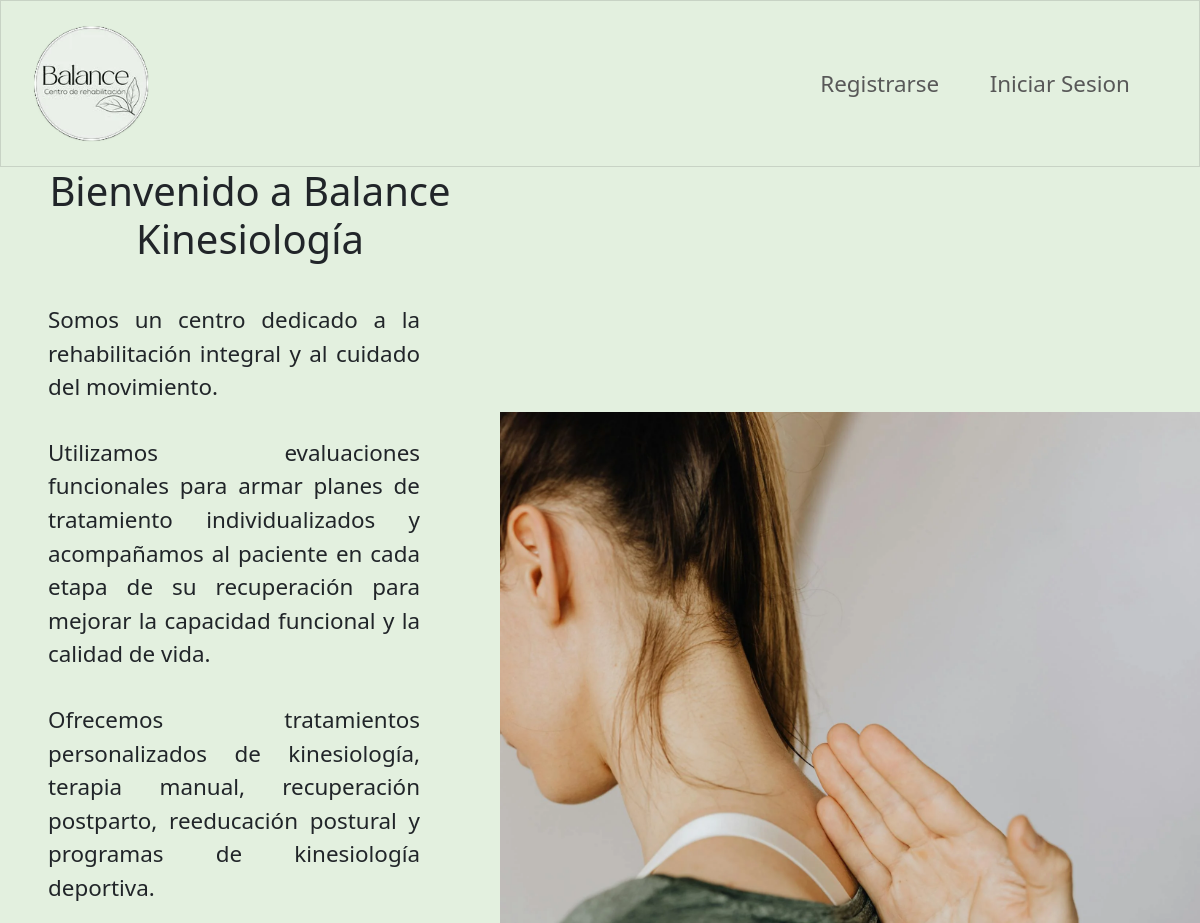
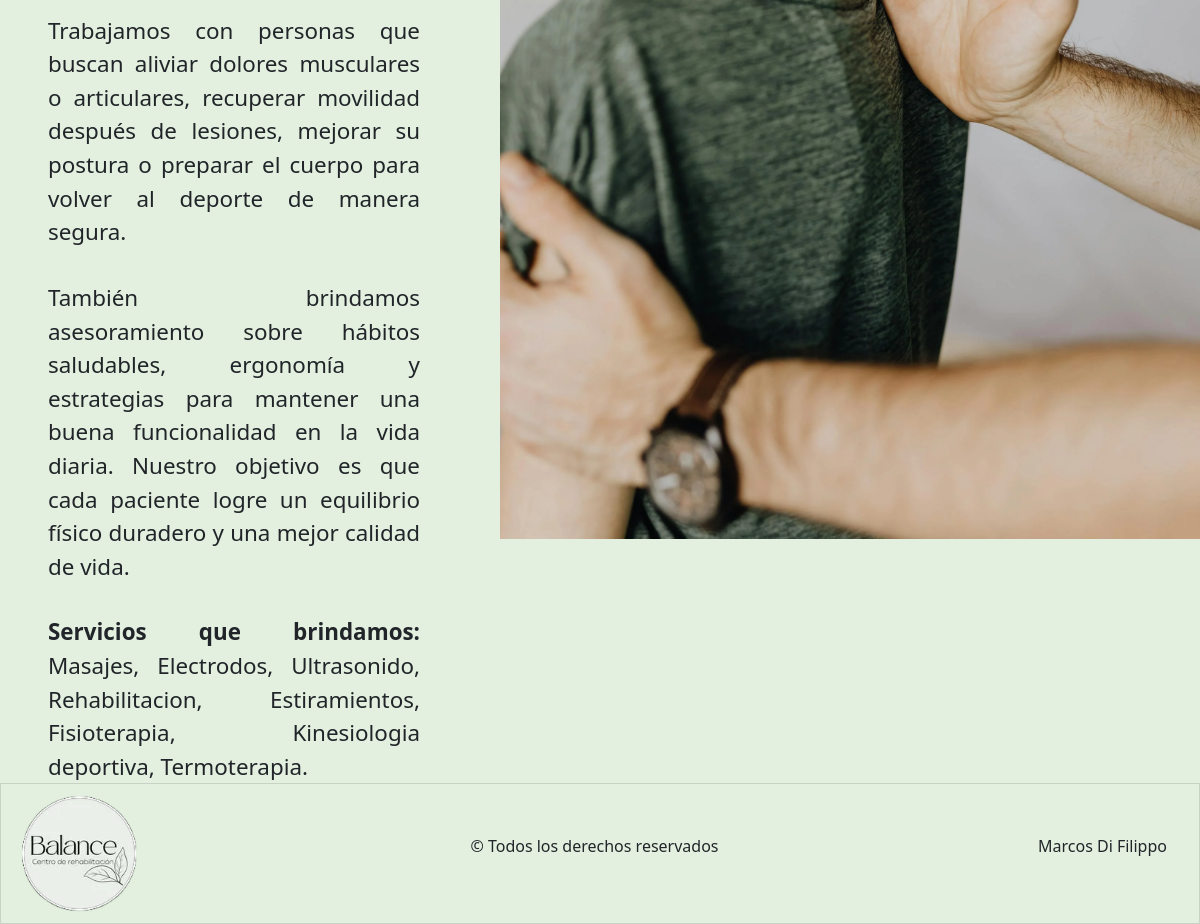
The page /paginas/index.php on the database its author committed (2 pictures, top to bottom).
### tables this page shows
CREATE TABLE `tratamientos` (
  `id_tratamientos` int(11) NOT NULL,
  `nombre` varchar(45) NOT NULL
);

### admin/abml/lectura.php (called while the page is built, shortened)
<?php
    $lecturaTratamientos = "SELECT * FROM `tratamientos`";
?>

### paginas/index.php (the view, shortened to what this page needs)
<?php
    include_once("../componentes/header.php");
?>
<main id="main-index">
    <section class="section-index">
        <article class="article-bienvenida">
            <h1>Bienvenido a Balance Kinesiología</h1>
            <p>
                Somos un centro dedicado a la rehabilitación integral y al cuidado del movimiento.
            </p>
            <p>
                Utilizamos evaluaciones funcionales para armar planes de tratamiento individualizados y acompañamos al paciente en cada etapa de su recuperación para mejorar la capacidad funcional y la calidad de vida.
            </p>
            <p>
                Ofrecemos tratamientos personalizados de kinesiología, terapia manual, recuperación postparto, reeducación postural y programas de kinesiología deportiva.
            </p>
            <p>
                Trabajamos con personas que buscan aliviar dolores musculares o articulares, recuperar movilidad después de lesiones, mejorar su postura o preparar el cuerpo para volver al deporte de manera segura.
            </p>
            <p>
                También brindamos asesoramiento sobre hábitos saludables, ergonomía y estrategias para mantener una buena funcionalidad en la vida diaria. Nuestro objetivo es que cada paciente logre un equilibrio físico duradero y una mejor calidad de vida.
            </p>
            <p>
                <strong>Servicios que brindamos: </strong> <?php
                    $indice = 0;
                    $resultadoTratamientos = mysqli_query($conexion, $lecturaTratamientos);
                    while($tratamiento = mysqli_fetch_array($resultadoTratamientos)) {
                        $indice++;
                        if ($indice == mysqli_num_rows($resultadoTratamientos)) {
                            echo "$tratamiento[nombre].";
                        }
                        else {
                            echo "$tratamiento[nombre], ";
                        }
                    }
                ?>
            </p>
        </article>
        <article>
            <img class="imagen-index" src="../imagenes/imagen-index.webp" alt="">
        </article>
    </section>
</main>
<?php
    include_once("../componentes/footer.php");
?>

### css-paginas/main.css (style rules this page uses)
* { margin: 0; padding: 0; }
.section-index { display: flex; justify-content: space-between; align-items: center; }
.article-bienvenida { display: flex; flex-direction: column; row-gap: 2rem; }
.article-bienvenida h1 { text-align: center; }
.article-bienvenida p { font-size: 1.4rem; margin: 0 5rem 0 3rem; text-align: justify; }
.imagen-index { width: 700px; }
#main-index { background-color: #e3f0df; }

### rows shown on the page
tratamientos: nombre "Masajes"
tratamientos: nombre "Electrodos"
tratamientos: nombre "Ultrasonido"
tratamientos: nombre "Rehabilitacion"
tratamientos: nombre "Estiramientos"
tratamientos: nombre "Fisioterapia"
tratamientos: nombre "Kinesiologia deportiva"
tratamientos: nombre "Termoterapia"
